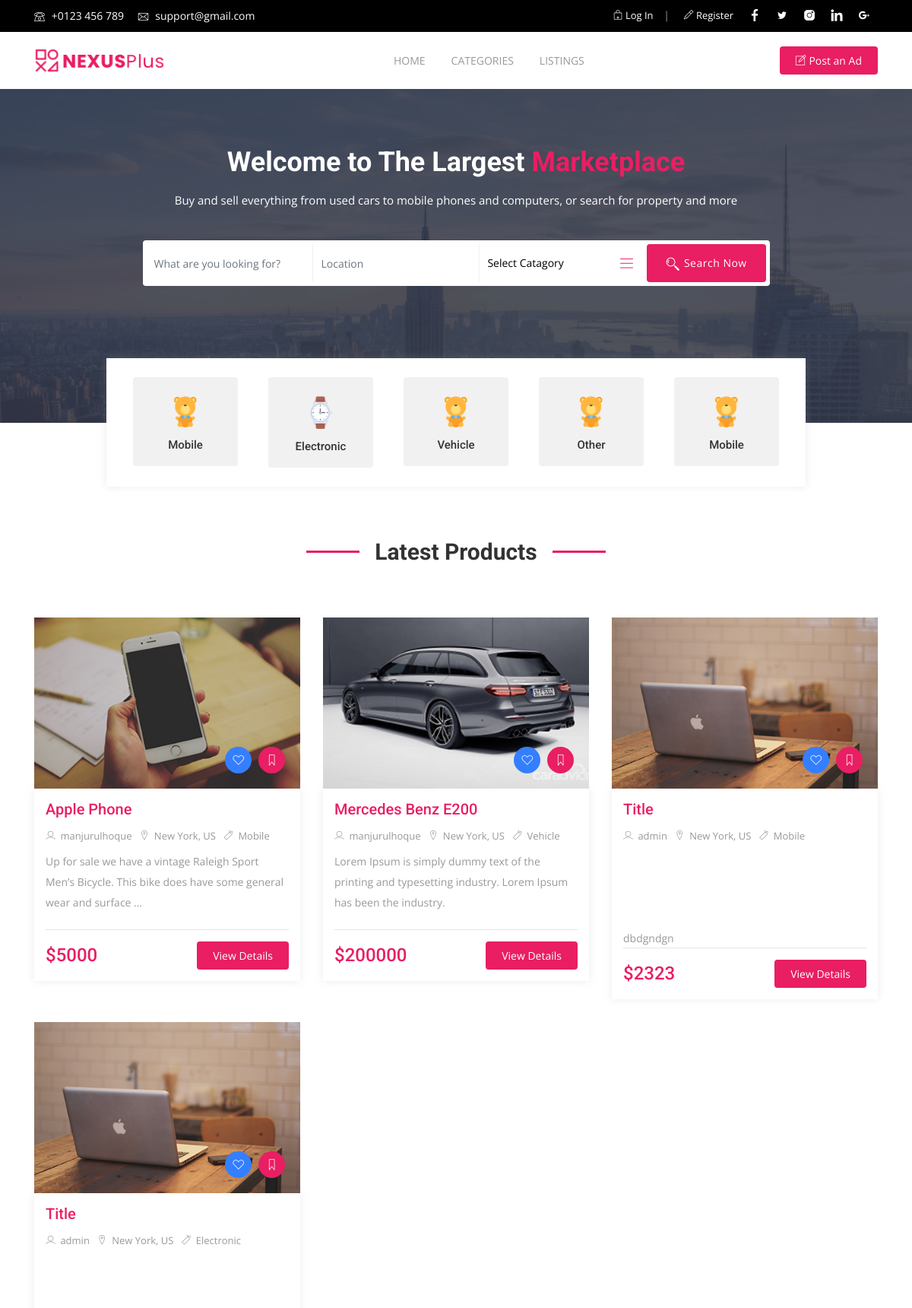
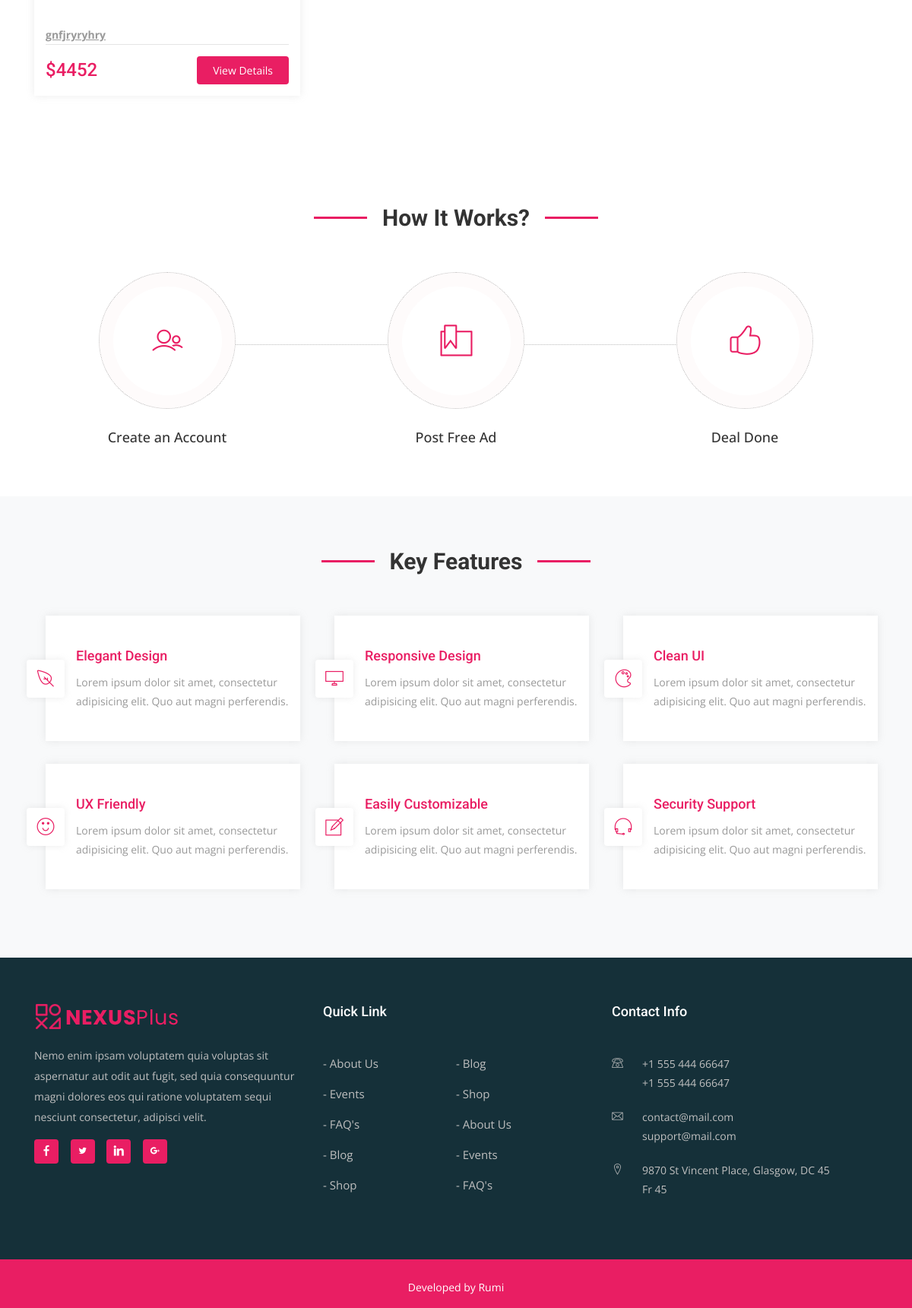
The page / on the database its author committed (2 pictures, top to bottom).
### core/models.py (models this page shows, shortened)
class Category(models.Model):
    class Meta:
        verbose_name = "Category"
        verbose_name_plural = "Categories"
    title = models.CharField(max_length=255)
    image = models.ImageField(verbose_name="Category Image", upload_to="category_images",
                              default="category_images/default.png")

class Ad(models.Model):
    user = models.ForeignKey(User, on_delete=models.CASCADE)
    category = models.ForeignKey(Category, on_delete=models.CASCADE)
    title = models.CharField(max_length=255, verbose_name="Ad title")
    price = models.IntegerField(verbose_name="Ad price")
    description = models.TextField(verbose_name="Ad description")
    featured = models.BooleanField(default=False)
    status = models.IntegerField(default=1)
    created_at = models.DateTimeField(auto_now=True)
    tags = TaggableManager()
    @property
    def first_image_or_default(self):
        return self.ad_images.all()[0].image.url if self.ad_images.count() > 0 else "/media/ad_images/default.jpg"

class AdImage(models.Model):
    ad = models.ForeignKey(Ad, on_delete=models.CASCADE, related_name="ad_images")
    image = models.ImageField(verbose_name="Ad image", upload_to="ad_images")

### accounts/models.py (models this page shows, shortened)
class User(AbstractUser):
    username = models.CharField(
        'username',
        max_length=50,
        unique=True,
        help_text='Required. 50 characters or fewer. Letters, digits and @/./+/-/_ only.',
        error_messages={
            'unique': "A user with that username already exists.",
        },
    )
    email = models.EmailField(unique=True, blank=False,
                              error_messages={
                                  'unique': "A user with that email already exists.",
                              })
    about = models.TextField(blank=True)
    phone = models.CharField(max_length=20, blank=True, verbose_name="Contact number")
    USERNAME_FIELD = "email"
    REQUIRED_FIELDS = ["username"]

### core/views.py (the view)
# urls.py: path('', IndexView.as_view(), name="home"),
class IndexView(ListView):
    template_name = "index.html"
    model = Ad
    context_object_name = "ads"
    def get_queryset(self):
        return self.model.objects.select_related("user").select_related("category").order_by("-created_at")[:6]
    def get_context_data(self, **kwargs):
        context = super(IndexView, self).get_context_data(**kwargs)
        context['categories'] = Category.objects.all()
        context['featured_products'] = Ad.objects.filter(featured=True)
        return context

### templates/index.html (shortened to what this page needs)
{% extends 'base.html' %}
{% block content %}
    <div id="hero-area">
        <div class="overlay"></div>
        <div class="container">
            <div class="row justify-content-center">
                <div class="col-md-12 col-lg-9 col-xs-12 text-center">
                    <div class="contents">
                        <h1 class="head-title">Welcome to The Largest <span class="year">Marketplace</span></h1>
                        <p>Buy and sell everything from used cars to mobile phones and computers, or search for
                            property and more</p>
                        <div class="search-bar">
                            <div class="search-inner">
                                <form class="search-form">
                                    <div class="form-group">
                                        <input type="text" name="word" class="form-control"
                                               placeholder="What are you looking for?">
                                    </div>
                                    <div class="form-group">
                                        <input type="text" name="location" class="form-control"
                                               placeholder="Location">
                                    </div>
                                    <div class="form-group inputwithicon">
                                        <div class="select">
                                            <select>
                                                <option value="" selected name="category">Select Catagory</option>
                                            </select>
                                        </div>
                                        <i class="lni-menu"></i>
                                    </div>
                                    <button class="btn btn-common" type="button"><i class="lni-search"></i> Search Now
                                    </button>
                                </form>
                            </div>
                        </div>
                    </div>
                </div>
            </div>
        </div>
    </div>
    <section id="categories">
        <div class="container">
            <div class="row justify-content-center">
                <div class="col-lg-10 col-md-12 col-xs-12">
                    <div id="categories-icon-slider" class="categories-wrapper owl-carousel owl-theme">
                        {% for category in categories %}
                            <div class="item">
                                <a href="#">
                                    <div class="category-icon-item">
                                        <div class="icon-box">
                                            <div class="icon">
                                                <img src="{{ category.image.url }}" alt="">
                                            </div>
                                            <h4>{{ category.title }}</h4>
                                        </div>
                                    </div>
                                </a>
                            </div>
                        {% endfor %}
                    </div>
                </div>
            </div>
        </div>
    </section>
    <section class="featured section-padding">
        <div class="container">
            <h1 class="section-title">Latest Products</h1>
            <div class="row">
                {% for ad in ads %}
                    <div class="col-xs-6 col-sm-6 col-md-6 col-lg-4">
                        <div class="featured-box">
                            <figure>
                                <div class="icon">
                                    <span class="bg-green"><i class="lni-heart"></i></span>
                                    <span><i class="lni-bookmark"></i></span>
                                </div>
                                <a href="#">
                                    <img class="img-fluid" style="width: 350px; max-height: 225px"
                                                 src="{{ ad.first_image_or_default }}" alt="">
                                </a>
                            </figure>
                            <div class="feature-content">
                                <h4><a href="{% url 'ads:ad.details' ad.id %}">{{ ad.title }}</a></h4>
                                <div class="meta-tag">
                                    <span>
                                        <a href="#"><i class="lni-user"></i> {{ ad.user.username }}</a>
                                    </span>
                                    <span>
                                        <a href="#"><i class="lni-map-marker"></i> New York, US</a>
                                    </span>
                                    <span>
                                        <a href="#"><i class="lni-tag"></i> {{ ad.category.title }}</a>
                                    </span>
                                </div>
                                <p class="dsc" style="min-width: 320px; min-height: 80px">{{ ad.description|safe|truncatechars:110 }}</p>
                                <div class="listing-bottom">
                                    <h3 class="price float-left">${{ ad.price }}</h3>
                                    <a href="{% url 'ads:ad.details' ad.id %}" class="btn btn-common float-right">View
                                        Details</a>
                                </div>
                            </div>
                        </div>
                    </div>
                {% endfor %}
            </div>
        </div>
    </section>
    <section class="works section-padding">
        <div class="container">
            <div class="row">
                <div class="col-12">
                    <h3 class="section-title">How It Works?</h3>
                </div>
                <div class="col-lg-4 col-md-4 col-xs-12">
                    <div class="works-item">
                        <div class="icon-box">
                            <i class="lni-users"></i>
                        </div>
                        <p>Create an Account</p>
                    </div>
                </div>
                <div class="col-lg-4 col-md-4 col-xs-12">
                    <div class="works-item">
                        <div class="icon-box">
                            <i class="lni-bookmark-alt"></i>
                        </div>
                        <p>Post Free Ad</p>
                    </div>
                </div>
                <div class="col-lg-4 col-md-4 col-xs-12">
                    <div class="works-item">
                        <div class="icon-box">
                            <i class="lni-thumbs-up"></i>
                        </div>
                        <p>Deal Done</p>
                    </div>
                </div>
            </div>
        </div>
    </section>
    <section class="services bg-light section-padding">
        <div class="container">
            <div class="row">
                <div class="col-12">
                    <h3 class="section-title">Key Features</h3>
                </div>
                <div class="col-md-6 col-lg-4 col-xs-12">
                    <div class="services-item wow fadeInRight" data-wow-delay="0.2s">
                        <div class="icon">
                            <i class="lni-leaf"></i>
                        </div>
                        <div class="services-content">
                            <h3><a href="#">Elegant Design</a></h3>
                            <p>Lorem ipsum dolor sit amet, consectetur adipisicing elit. Quo aut magni perferendis.</p>
                        </div>
                    </div>
                </div>
                <div class="col-md-6 col-lg-4 col-xs-12">
                    <div class="services-item wow fadeInRight" data-wow-delay="0.4s">
                        <div class="icon">
                            <i class="lni-display"></i>
                        </div>
                        <div class="services-content">
                            <h3><a href="#">Responsive Design</a></h3>
                            <p>Lorem ipsum dolor sit amet, consectetur adipisicing elit. Quo aut magni perferendis.</p>
                        </div>
                    </div>
                </div>
                <div class="col-md-6 col-lg-4 col-xs-12">
                    <div class="services-item wow fadeInRight" data-wow-delay="0.6s">
                        <div class="icon">
                            <i class="lni-color-pallet"></i>
                        </div>
                        <div class="services-content">
                            <h3><a href="#">Clean UI</a></h3>
                            <p>Lorem ipsum dolor sit amet, consectetur adipisicing elit. Quo aut magni perferendis.</p>
                        </div>
                    </div>
                </div>
                <div class="col-md-6 col-lg-4 col-xs-12">
                    <div class="services-item wow fadeInRight" data-wow-delay="0.8s">
                        <div class="icon">
                            <i class="lni-emoji-smile"></i>
                        </div>
                        <div class="services-content">
                            <h3><a href="#">UX Friendly</a></h3>
                            <p>Lorem ipsum dolor sit amet, consectetur adipisicing elit. Quo aut magni perferendis.</p>
                        </div>
                    </div>
                </div>
                <div class="col-md-6 col-lg-4 col-xs-12">
                    <div class="services-item wow fadeInRight" data-wow-delay="1s">
                        <div class="icon">
                            <i class="lni-pencil-alt"></i>
                        </div>
                        <div class="services-content">
                            <h3><a href="#">Easily Customizable</a></h3>
                            <p>Lorem ipsum dolor sit amet, consectetur adipisicing elit. Quo aut magni perferendis.</p>
                        </div>
                    </div>
                </div>
                <div class="col-md-6 col-lg-4 col-xs-12">
                    <div class="services-item wow fadeInRight" data-wow-delay="1.2s">
                        <div class="icon">
                            <i class="lni-headphone-alt"></i>
                        </div>
                        <div class="services-content">
                            <h3><a href="#">Security Support</a></h3>
                            <p>Lorem ipsum dolor sit amet, consectetur adipisicing elit. Quo aut magni perferendis.</p>
                        </div>
                    </div>
                </div>
            </div>
        </div>
    </section>
{% endblock %}

### rows shown on the page
Category: image (placeholder picture), title "Mobile"
Category: image (picture), title "Electronic"
Category: image (picture), title "Vehicle"
Category: image (placeholder picture), title "Other"
Ad: first_image_or_default (picture), title "Apple Phone", user.username "manjurulhoque", category "Mobile", description "Up for sale we have a vintage Raleigh Sport Men’s Bicycle. This bike does have some general wear and surface …", price "5000"
Ad: first_image_or_default (picture), title "Mercedes Benz E200", user.username "manjurulhoque", category "Vehicle", description "Lorem Ipsum is simply dummy text of the printing and typesetting industry. Lorem Ipsum has been the industry.", price "200000"
Ad: title "Title", user.username "admin", category "Mobile", description "dbdgndgn", price "2323"
Ad: first_image_or_default (placeholder picture), title "Title", user.username "admin", category "Electronic", description "gnfjryryhry", price "4452"
